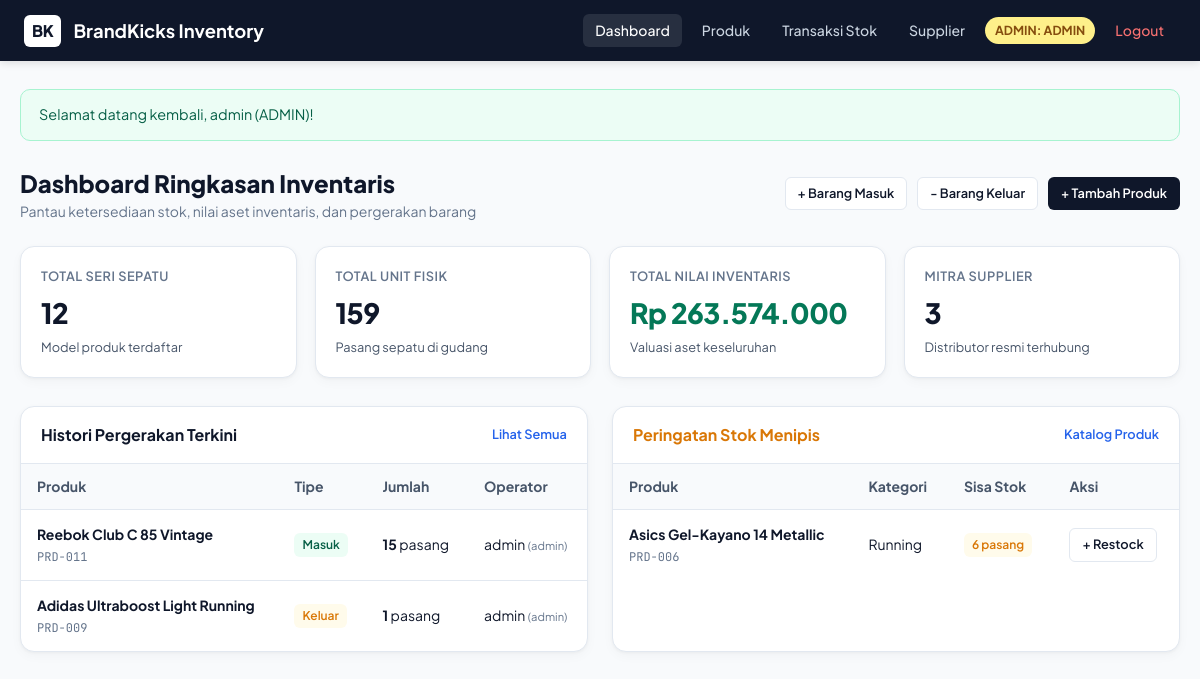
/dashboard.php (signed in), run on the app's committed database.
### tables this page shows
CREATE TABLE `stock_movements` (
  `id` bigint(20) unsigned NOT NULL AUTO_INCREMENT,
  `product_id` bigint(20) unsigned NOT NULL,
  `user_id` bigint(20) unsigned NOT NULL,
  `type` enum('in','out') NOT NULL,
  `quantity` int(11) NOT NULL,
  `notes` text DEFAULT NULL,
  `created_at` timestamp NULL DEFAULT NULL,
  `updated_at` timestamp NULL DEFAULT NULL,
  PRIMARY KEY (`id`),
  KEY `stock_movements_product_id_foreign` (`product_id`),
  KEY `stock_movements_user_id_foreign` (`user_id`),
  CONSTRAINT `stock_movements_product_id_foreign` FOREIGN KEY (`product_id`) REFERENCES `products` (`id`),
  CONSTRAINT `stock_movements_user_id_foreign` FOREIGN KEY (`user_id`) REFERENCES `users` (`id`),
  CONSTRAINT `chk_quantity` CHECK (`quantity` > 0)
);

CREATE TABLE `products` (
  `id` bigint(20) unsigned NOT NULL AUTO_INCREMENT,
  `sku` varchar(50) NOT NULL,
  `name` varchar(100) NOT NULL,
  `category_id` bigint(20) unsigned NOT NULL,
  `price` decimal(12,2) NOT NULL,
  `stock` int(11) NOT NULL DEFAULT 0,
  `image_path` varchar(255) DEFAULT NULL,
  `created_at` timestamp NULL DEFAULT NULL,
  `updated_at` timestamp NULL DEFAULT NULL,
  PRIMARY KEY (`id`),
  UNIQUE KEY `products_sku_unique` (`sku`),
  KEY `products_category_id_foreign` (`category_id`),
  CONSTRAINT `products_category_id_foreign` FOREIGN KEY (`category_id`) REFERENCES `categories` (`id`),
  CONSTRAINT `chk_price` CHECK (`price` >= 0),
  CONSTRAINT `chk_stock` CHECK (`stock` >= 0)
);

CREATE TABLE `users` (
  `id` bigint(20) unsigned NOT NULL AUTO_INCREMENT,
  `username` varchar(50) NOT NULL,
  `password` varchar(255) NOT NULL,
  `role` enum('admin','staff') NOT NULL DEFAULT 'staff',
  `remember_token` varchar(100) DEFAULT NULL,
  `created_at` timestamp NULL DEFAULT NULL,
  `updated_at` timestamp NULL DEFAULT NULL,
  PRIMARY KEY (`id`),
  UNIQUE KEY `users_username_unique` (`username`)
);

CREATE TABLE `categories` (
  `id` bigint(20) unsigned NOT NULL AUTO_INCREMENT,
  `name` varchar(100) NOT NULL,
  `created_at` timestamp NULL DEFAULT NULL,
  `updated_at` timestamp NULL DEFAULT NULL,
  PRIMARY KEY (`id`),
  UNIQUE KEY `categories_name_unique` (`name`)
);

### helpers/escape.php (called while the page is built, shortened)
<?php
function e($string) {
    return htmlspecialchars((string)$string, ENT_QUOTES, 'UTF-8');
}

### public/dashboard.php (the view, shortened to what this page needs)
<?php
require_once __DIR__ . '/../config/database.php';
require_once __DIR__ . '/../helpers/escape.php';
$totalProducts = (int)$pdo->query("SELECT COUNT(*) FROM products")->fetchColumn();
$totalStock = (int)$pdo->query("SELECT COALESCE(SUM(stock), 0) FROM products")->fetchColumn();
$totalSuppliers = (int)$pdo->query("SELECT COUNT(*) FROM suppliers")->fetchColumn();
$totalValue = (float)$pdo->query("SELECT COALESCE(SUM(price * stock), 0) FROM products")->fetchColumn();
$lowStockStmt = $pdo->query("SELECT p.*, c.name AS category_name
                             FROM products p
                             LEFT JOIN categories c ON p.category_id = c.id
                             WHERE p.stock <= 7
                             ORDER BY p.stock ASC
                             LIMIT 5");
$lowStockProducts = $lowStockStmt->fetchAll();
$recentMovesStmt = $pdo->query("SELECT sm.*, p.name AS product_name, p.sku, u.username, u.role
                                FROM stock_movements sm
                                JOIN products p ON sm.product_id = p.id
                                JOIN users u ON sm.user_id = u.id
                                ORDER BY sm.id DESC
                                LIMIT 6");
$recentMovements = $recentMovesStmt->fetchAll();
require_once __DIR__ . '/../views/header.php';
?>
<div style="display: flex; justify-content: space-between; align-items: center; margin-bottom: 24px; flex-wrap: wrap; gap: 12px;">
    <div>
        <h1 style="font-size: 1.5rem; font-weight: 800; color: var(--text-primary);">Dashboard Ringkasan Inventaris</h1>
        <p style="font-size: 0.875rem; color: var(--text-muted);">Pantau ketersediaan stok, nilai aset inventaris, dan pergerakan barang</p>
    </div>
    <div style="display: flex; gap: 10px;">
        <a href="/stock/in.php" class="btn btn-secondary btn-sm">+ Barang Masuk</a>
        <a href="/stock/out.php" class="btn btn-secondary btn-sm">- Barang Keluar</a>
        <?php if ($_SESSION['role'] === 'admin'): ?>
            <a href="/products/create.php" class="btn btn-primary btn-sm">+ Tambah Produk</a>
        <?php endif; ?>
    </div>
</div>
<div class="stat-grid">
    <div class="stat-card">
        <div class="stat-label">Total Seri Sepatu</div>
        <div class="stat-val"><?= number_format($totalProducts) ?></div>
        <div class="stat-sub">Model produk terdaftar</div>
    </div>
    <div class="stat-card">
        <div class="stat-label">Total Unit Fisik</div>
        <div class="stat-val"><?= number_format($totalStock) ?></div>
        <div class="stat-sub">Pasang sepatu di gudang</div>
    </div>
    <div class="stat-card">
        <div class="stat-label">Total Nilai Inventaris</div>
        <div class="stat-val" style="color: #047857;">Rp <?= number_format($totalValue, 0, ',', '.') ?></div>
        <div class="stat-sub">Valuasi aset keseluruhan</div>
    </div>
    <div class="stat-card">
        <div class="stat-label">Mitra Supplier</div>
        <div class="stat-val"><?= number_format($totalSuppliers) ?></div>
        <div class="stat-sub">Distributor resmi terhubung</div>
    </div>
</div>
<div style="display: grid; grid-template-columns: 1fr 1fr; gap: 24px;">
    <div class="table-card" style="margin-bottom: 0;">
        <div style="padding: 16px 20px; border-bottom: 1px solid var(--border); display: flex; justify-content: space-between; align-items: center;">
            <h3 style="font-size: 1rem; font-weight: 700;">Histori Pergerakan Terkini</h3>
            <a href="/stock/index.php" style="font-size: 0.8rem; color: var(--info); text-decoration: none; font-weight: 600;">Lihat Semua</a>
        </div>
        <table class="data-table">
            <thead>
                <tr>
                    <th>Produk</th>
                    <th>Tipe</th>
                    <th>Jumlah</th>
                    <th>Operator</th>
                </tr>
            </thead>
            <tbody>
                <?php if (empty($recentMovements)): ?>
                    <tr><td colspan="4" style="text-align: center; color: var(--text-muted); padding: 24px;">Belum ada histori transaksi.</td></tr>
                <?php else: ?>
                    <?php foreach ($recentMovements as $m): ?>
                        <tr>
                            <td>
                                <strong><?= e($m['product_name']) ?></strong><br>
                                <span style="font-family: var(--font-mono); font-size: 0.75rem; color: var(--text-muted);"><?= e($m['sku']) ?></span>
                            </td>
                            <td>
                                <span class="badge <?= $m['type'] === 'in' ? 'badge-in' : 'badge-out' ?>">
                                    <?= $m['type'] === 'in' ? 'Masuk' : 'Keluar' ?>
                                </span>
                            </td>
                            <td><strong><?= (int)$m['quantity'] ?></strong> pasang</td>
                            <td>
                                <?= e($m['username']) ?>
                                <span style="font-size: 0.7rem; color: var(--text-muted);">(<?= e($m['role']) ?>)</span>
                            </td>
                        </tr>
                    <?php endforeach; ?>
                <?php endif; ?>
            </tbody>
        </table>
    </div>
    <div class="table-card" style="margin-bottom: 0;">
        <div style="padding: 16px 20px; border-bottom: 1px solid var(--border); display: flex; justify-content: space-between; align-items: center;">
            <h3 style="font-size: 1rem; font-weight: 700; color: var(--brand-amber);">Peringatan Stok Menipis</h3>
            <a href="/products/index.php" style="font-size: 0.8rem; color: var(--info); text-decoration: none; font-weight: 600;">Katalog Produk</a>
        </div>
        <table class="data-table">
            <thead>
                <tr>
                    <th>Produk</th>
                    <th>Kategori</th>
                    <th>Sisa Stok</th>
                    <th>Aksi</th>
                </tr>
            </thead>
            <tbody>
                <?php if (empty($lowStockProducts)): ?>
                    <tr><td colspan="4" style="text-align: center; color: var(--text-muted); padding: 24px;">Seluruh stok produk dalam kondisi aman.</td></tr>
                <?php else: ?>
                    <?php foreach ($lowStockProducts as $lp): ?>
                        <tr>
                            <td>
                                <strong><?= e($lp['name']) ?></strong><br>
                                <span style="font-family: var(--font-mono); font-size: 0.75rem; color: var(--text-muted);"><?= e($lp['sku']) ?></span>
                            </td>
                            <td><?= e($lp['category_name']) ?></td>
                            <td>
                                <span class="badge <?= (int)$lp['stock'] === 0 ? 'badge-zero' : 'badge-out' ?>">
                                    <?= (int)$lp['stock'] ?> pasang
                                </span>
                            </td>
                            <td>
                                <a href="/stock/in.php?product_id=<?= (int)$lp['id'] ?>" class="btn btn-secondary btn-sm">+ Restock</a>
                            </td>
                        </tr>
                    <?php endforeach; ?>
                <?php endif; ?>
            </tbody>
        </table>
    </div>
</div>
<?php require_once __DIR__ . '/../views/footer.php'; ?>

### public/assets/style.css (style rules this page uses)
:root { --bg-page: #f8fafc; --bg-card: #ffffff; --bg-surface: #f1f5f9; --text-primary: #0f172a; --text-secondary: #475569; --text-muted: #64748b; --border: #e2e8f0; --border-hover: #cbd5e1; --accent: #0f172a; --accent-hover: #1e293b; --brand-emerald: #059669; --brand-emerald-soft: #ecfdf5; --brand-amber: #d97706; --brand-amber-soft: #fffbeb; --danger: #dc2626; --danger-soft: #fef2f2; --info-soft: #eff6ff; --info: #2563eb; --radius-sm: 6px; --radius-md: 10px; --radius-lg: 14px; --font-main: 'Plus Jakarta Sans', system-ui, -apple-system, sans-serif; --font-mono: 'JetBrains Mono', monospace; --shadow-card: 0 1px 3px rgba(0,0,0,0.04), 0 4px 12px rgba(0,0,0,0.03); --shadow-hover: 0 10px 24px -4px rgba(15,23,42,0.08); }
* { box-sizing: border-box; margin: 0; padding: 0; }
body { font-family: var(--font-main); background-color: var(--bg-page); color: var(--text-primary); line-height: 1.5; -webkit-font-smoothing: antialiased; min-height: 100vh; display: flex; flex-direction: column; }
.stat-grid { display: grid; grid-template-columns: repeat(auto-fit, minmax(220px, 1fr)); gap: 18px; margin-bottom: 28px; }
.stat-card { background: var(--bg-card); border: 1px solid var(--border); border-radius: var(--radius-lg); padding: 20px; box-shadow: var(--shadow-card); }
.stat-label { font-size: 0.8rem; font-weight: 600; text-transform: uppercase; letter-spacing: 0.04em; color: var(--text-muted); margin-bottom: 6px; }
.stat-val { font-size: 1.75rem; font-weight: 800; color: var(--text-primary); letter-spacing: -0.02em; }
.stat-sub { font-size: 0.8rem; color: var(--text-secondary); margin-top: 4px; }
.table-card { background: var(--bg-card); border: 1px solid var(--border); border-radius: var(--radius-lg); overflow: hidden; box-shadow: var(--shadow-card); margin-bottom: 24px; }
.data-table { width: 100%; border-collapse: collapse; font-size: 0.875rem; text-align: left; }
.data-table th { background: #f8fafc; padding: 12px 16px; font-weight: 700; color: var(--text-secondary); border-bottom: 1px solid var(--border); white-space: nowrap; }
.data-table td { padding: 14px 16px; border-bottom: 1px solid var(--border); color: var(--text-primary); vertical-align: middle; }
.data-table tr:last-child td { border-bottom: none; }
.btn { display: inline-flex; align-items: center; justify-content: center; padding: 10px 18px; font-size: 0.875rem; font-weight: 600; font-family: inherit; border-radius: var(--radius-md); border: 1px solid transparent; cursor: pointer; text-decoration: none; transition: all 0.15s ease; white-space: nowrap; min-height: 40px; }
.btn-primary { background-color: var(--accent); color: #ffffff; }
.btn-secondary { background-color: #ffffff; color: var(--text-primary); border-color: var(--border); }
.btn-sm { padding: 6px 12px; font-size: 0.8rem; min-height: 32px; border-radius: var(--radius-sm); }
.badge { display: inline-block; padding: 3px 8px; font-size: 0.75rem; font-weight: 600; border-radius: var(--radius-sm); }
.badge-in { background: var(--brand-emerald-soft); color: #065f46; }
.badge-out { background: var(--brand-amber-soft); color: var(--brand-amber); }

### data on the page
stock_movements: product.name "Reebok Club C 85 Vintage", product.sku "PRD-011", type "Masuk", quantity "15", user.username "admin", user.role "admin"
stock_movements: product.name "Adidas Ultraboost Light Running", product.sku "PRD-009", type "Keluar", quantity "1", user.username "admin", user.role "admin"
products: name "Asics Gel-Kayano 14 Metallic", sku "PRD-006", category.name "Running", stock "6"

### other printed values
$user['role'] "ADMIN"
$user['username'] "ADMIN"
$_SESSION['flash_success'] "Selamat datang kembali, admin (ADMIN)!"
$totalProducts "12"
$totalStock "159"
$totalValue "263.574.000"
$totalSuppliers "3"
